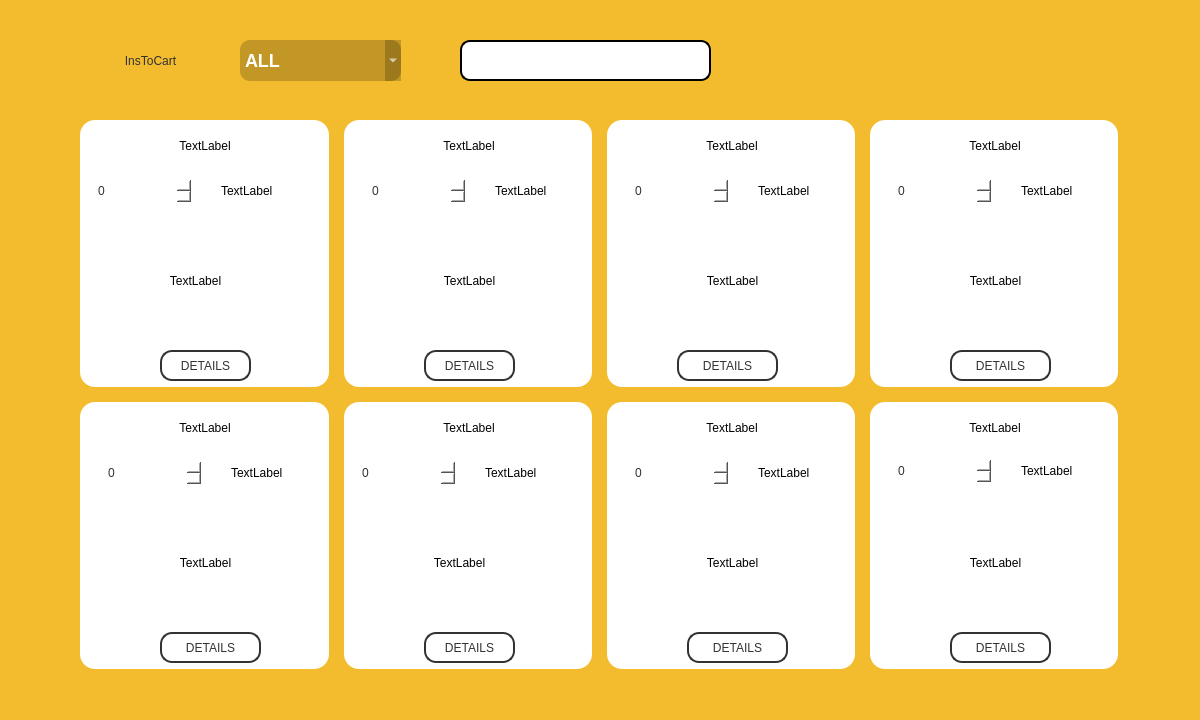
<?xml version="1.0" encoding="UTF-8"?>
<ui version="4.0">
 <class>HomePage</class>
 <widget class="QMainWindow" name="HomePage">
  <property name="geometry">
   <rect>
    <x>0</x>
    <y>0</y>
    <width>1200</width>
    <height>720</height>
   </rect>
  </property>
  <property name="windowTitle">
   <string>MainWindow</string>
  </property>
  <property name="styleSheet">
   <string notr="true">background-color: rgb(243, 188, 46);</string>
  </property>
  <property name="tabShape">
   <enum>QTabWidget::Rounded</enum>
  </property>
  <widget class="QWidget" name="centralwidget">
   <widget class="QLabel" name="label">
    <property name="geometry">
     <rect>
      <x>40</x>
      <y>20</y>
      <width>221</width>
      <height>81</height>
     </rect>
    </property>
    <property name="styleSheet">
     <string notr="true">color: rgb(50, 50, 50);
font: 25pt &quot;Impact&quot;;
background-color: rgba(255, 255, 255, 0);</string>
    </property>
    <property name="text">
     <string>InsToCart</string>
    </property>
    <property name="alignment">
     <set>Qt::AlignCenter</set>
    </property>
   </widget>
   <widget class="QPushButton" name="settings">
    <property name="geometry">
     <rect>
      <x>1090</x>
      <y>40</y>
      <width>61</width>
      <height>41</height>
     </rect>
    </property>
    <property name="cursor">
     <cursorShape>PointingHandCursor</cursorShape>
    </property>
    <property name="styleSheet">
     <string notr="true">image: url(./img/person.png);</string>
    </property>
    <property name="text">
     <string/>
    </property>
    <property name="flat">
     <bool>true</bool>
    </property>
   </widget>
   <widget class="QLineEdit" name="search_lineEdit">
    <property name="geometry">
     <rect>
      <x>460</x>
      <y>40</y>
      <width>251</width>
      <height>41</height>
     </rect>
    </property>
    <property name="styleSheet">
     <string notr="true">border-style: outset;
border-radius:  10px; 
border-width: 2px;
border-color: black;
background-color: rgb(255, 255, 255);
color: rgb(127, 127, 127); 
min-width: 10em;
</string>
    </property>
   </widget>
   <widget class="QComboBox" name="search_comboBox">
    <property name="geometry">
     <rect>
      <x>240</x>
      <y>40</y>
      <width>161</width>
      <height>41</height>
     </rect>
    </property>
    <property name="styleSheet">
     <string notr="true">background-color: rgba(0,0,0,50);    
font: 9pt &quot;Consolas&quot;;
color: white;
border-radius: 10px;
border-color: beige;
font: bold 18px;
</string>
    </property>
    <property name="frame">
     <bool>false</bool>
    </property>
    <item>
     <property name="text">
      <string>ALL</string>
     </property>
    </item>
    <item>
     <property name="text">
      <string>FOOD</string>
     </property>
    </item>
    <item>
     <property name="text">
      <string>CLOTHES</string>
     </property>
    </item>
    <item>
     <property name="text">
      <string>HOME LIVING</string>
     </property>
    </item>
    <item>
     <property name="text">
      <string>ELECTRIC DEVICE</string>
     </property>
    </item>
   </widget>
   <widget class="QPushButton" name="search">
    <property name="geometry">
     <rect>
      <x>730</x>
      <y>40</y>
      <width>41</width>
      <height>41</height>
     </rect>
    </property>
    <property name="styleSheet">
     <string notr="true"/>
    </property>
    <property name="text">
     <string/>
    </property>
    <property name="flat">
     <bool>true</bool>
    </property>
   </widget>
   <widget class="QWidget" name="gridLayoutWidget">
    <property name="geometry">
     <rect>
      <x>80</x>
      <y>120</y>
      <width>1041</width>
      <height>551</height>
     </rect>
    </property>
    <layout class="QGridLayout" name="gridLayout">
     <property name="leftMargin">
      <number>0</number>
     </property>
     <property name="topMargin">
      <number>0</number>
     </property>
     <property name="rightMargin">
      <number>0</number>
     </property>
     <property name="bottomMargin">
      <number>0</number>
     </property>
     <property name="spacing">
      <number>15</number>
     </property>
     <item row="1" column="1">
      <widget class="QFrame" name="frame_7">
       <property name="styleSheet">
        <string notr="true">background-color: rgb(255, 255, 255);
border-style: outset;
font: 12pt &quot;Consolas&quot;;

border-radius: 15px;
padding: 6px;

</string>
       </property>
       <property name="frameShape">
        <enum>QFrame::StyledPanel</enum>
       </property>
       <property name="frameShadow">
        <enum>QFrame::Raised</enum>
       </property>
       <widget class="QPushButton" name="plus_5">
        <property name="geometry">
         <rect>
          <x>210</x>
          <y>10</y>
          <width>31</width>
          <height>31</height>
         </rect>
        </property>
        <property name="cursor">
         <cursorShape>PointingHandCursor</cursorShape>
        </property>
        <property name="styleSheet">
         <string notr="true"/>
        </property>
        <property name="text">
         <string/>
        </property>
       </widget>
       <widget class="QLabel" name="label_5_name">
        <property name="geometry">
         <rect>
          <x>0</x>
          <y>10</y>
          <width>250</width>
          <height>31</height>
         </rect>
        </property>
        <property name="text">
         <string>TextLabel</string>
        </property>
        <property name="alignment">
         <set>Qt::AlignCenter</set>
        </property>
       </widget>
       <widget class="QLabel" name="label_5_img">
        <property name="geometry">
         <rect>
          <x>10</x>
          <y>100</y>
          <width>211</width>
          <height>121</height>
         </rect>
        </property>
        <property name="text">
         <string>TextLabel</string>
        </property>
        <property name="alignment">
         <set>Qt::AlignCenter</set>
        </property>
       </widget>
       <widget class="QPushButton" name="pushButton_5_back">
        <property name="geometry">
         <rect>
          <x>80</x>
          <y>230</y>
          <width>91</width>
          <height>31</height>
         </rect>
        </property>
        <property name="cursor">
         <cursorShape>PointingHandCursor</cursorShape>
        </property>
        <property name="styleSheet">
         <string notr="true">color:rgb(50, 50, 50);
background-color: rgba(255, 255, 255, 0);
border: 2px solid rgb(50, 50, 50);
border-radius:  12px; 
font: 12pt &quot;Consolas&quot;;</string>
        </property>
        <property name="text">
         <string>DETAILS</string>
        </property>
       </widget>
       <widget class="QWidget" name="layoutWidget_12">
        <property name="geometry">
         <rect>
          <x>10</x>
          <y>50</y>
          <width>224</width>
          <height>42</height>
         </rect>
        </property>
        <layout class="QHBoxLayout" name="horizontalLayout_13" stretch="0,0">
         <property name="spacing">
          <number>20</number>
         </property>
         <property name="rightMargin">
          <number>0</number>
         </property>
         <item>
          <widget class="QDoubleSpinBox" name="doubleSpinBox_5">
           <property name="styleSheet">
            <string notr="true">color: rgb(50, 50, 50);
font: 12pt &quot;Consolas&quot;;</string>
           </property>
           <property name="decimals">
            <number>0</number>
           </property>
          </widget>
         </item>
         <item>
          <widget class="QLabel" name="label_5_price">
           <property name="text">
            <string>TextLabel</string>
           </property>
          </widget>
         </item>
        </layout>
       </widget>
       <zorder>label_5_name</zorder>
       <zorder>label_5_img</zorder>
       <zorder>pushButton_5_back</zorder>
       <zorder>layoutWidget_12</zorder>
       <zorder>plus_5</zorder>
      </widget>
     </item>
     <item row="0" column="3">
      <widget class="QFrame" name="frame_4">
       <property name="sizePolicy">
        <sizepolicy hsizetype="Fixed" vsizetype="Preferred">
         <horstretch>0</horstretch>
         <verstretch>0</verstretch>
        </sizepolicy>
       </property>
       <property name="minimumSize">
        <size>
         <width>248</width>
         <height>0</height>
        </size>
       </property>
       <property name="styleSheet">
        <string notr="true">background-color: rgb(255, 255, 255);
border-style: outset;
font: 12pt &quot;Consolas&quot;;

border-radius: 15px;
padding: 6px;

</string>
       </property>
       <property name="frameShape">
        <enum>QFrame::StyledPanel</enum>
       </property>
       <property name="frameShadow">
        <enum>QFrame::Raised</enum>
       </property>
       <widget class="QPushButton" name="plus_2">
        <property name="geometry">
         <rect>
          <x>210</x>
          <y>10</y>
          <width>31</width>
          <height>31</height>
         </rect>
        </property>
        <property name="cursor">
         <cursorShape>PointingHandCursor</cursorShape>
        </property>
        <property name="styleSheet">
         <string notr="true"/>
        </property>
        <property name="text">
         <string/>
        </property>
       </widget>
       <widget class="QLabel" name="label_2_name">
        <property name="geometry">
         <rect>
          <x>0</x>
          <y>10</y>
          <width>250</width>
          <height>31</height>
         </rect>
        </property>
        <property name="styleSheet">
         <string notr="true">font: 12pt &quot;Consolas&quot;;</string>
        </property>
        <property name="text">
         <string>TextLabel</string>
        </property>
        <property name="alignment">
         <set>Qt::AlignCenter</set>
        </property>
       </widget>
       <widget class="QLabel" name="label_2_img">
        <property name="geometry">
         <rect>
          <x>20</x>
          <y>100</y>
          <width>211</width>
          <height>121</height>
         </rect>
        </property>
        <property name="text">
         <string>TextLabel</string>
        </property>
        <property name="alignment">
         <set>Qt::AlignCenter</set>
        </property>
       </widget>
       <widget class="QPushButton" name="pushButton_2_back">
        <property name="geometry">
         <rect>
          <x>70</x>
          <y>230</y>
          <width>101</width>
          <height>31</height>
         </rect>
        </property>
        <property name="cursor">
         <cursorShape>PointingHandCursor</cursorShape>
        </property>
        <property name="styleSheet">
         <string notr="true">color:rgb(50, 50, 50);
background-color: rgba(255, 255, 255, 0);
border: 2px solid rgb(50, 50, 50);
border-radius:  12px; 
font: 12pt &quot;Consolas&quot;;</string>
        </property>
        <property name="text">
         <string>DETAILS</string>
        </property>
       </widget>
       <widget class="QWidget" name="layoutWidget_7">
        <property name="geometry">
         <rect>
          <x>20</x>
          <y>50</y>
          <width>224</width>
          <height>42</height>
         </rect>
        </property>
        <layout class="QHBoxLayout" name="horizontalLayout_8" stretch="0,0">
         <property name="spacing">
          <number>20</number>
         </property>
         <property name="rightMargin">
          <number>0</number>
         </property>
         <item>
          <widget class="QDoubleSpinBox" name="doubleSpinBox_2">
           <property name="styleSheet">
            <string notr="true">color: rgb(50, 50, 50);
font: 12pt &quot;Consolas&quot;;</string>
           </property>
           <property name="decimals">
            <number>0</number>
           </property>
          </widget>
         </item>
         <item>
          <widget class="QLabel" name="label_2_price">
           <property name="text">
            <string>TextLabel</string>
           </property>
          </widget>
         </item>
        </layout>
       </widget>
       <zorder>label_2_img</zorder>
       <zorder>label_2_name</zorder>
       <zorder>pushButton_2_back</zorder>
       <zorder>layoutWidget_7</zorder>
       <zorder>plus_2</zorder>
      </widget>
     </item>
     <item row="1" column="3">
      <widget class="QFrame" name="frame_8">
       <property name="styleSheet">
        <string notr="true">background-color: rgb(255, 255, 255);
border-style: outset;
font: 12pt &quot;Consolas&quot;;

border-radius: 15px;
padding: 6px;

</string>
       </property>
       <property name="frameShape">
        <enum>QFrame::StyledPanel</enum>
       </property>
       <property name="frameShadow">
        <enum>QFrame::Raised</enum>
       </property>
       <widget class="QPushButton" name="plus_6">
        <property name="geometry">
         <rect>
          <x>210</x>
          <y>10</y>
          <width>31</width>
          <height>31</height>
         </rect>
        </property>
        <property name="cursor">
         <cursorShape>PointingHandCursor</cursorShape>
        </property>
        <property name="styleSheet">
         <string notr="true"/>
        </property>
        <property name="text">
         <string/>
        </property>
       </widget>
       <widget class="QLabel" name="label_6_name">
        <property name="geometry">
         <rect>
          <x>0</x>
          <y>10</y>
          <width>250</width>
          <height>31</height>
         </rect>
        </property>
        <property name="text">
         <string>TextLabel</string>
        </property>
        <property name="alignment">
         <set>Qt::AlignCenter</set>
        </property>
       </widget>
       <widget class="QLabel" name="label_6_img">
        <property name="geometry">
         <rect>
          <x>20</x>
          <y>100</y>
          <width>211</width>
          <height>121</height>
         </rect>
        </property>
        <property name="text">
         <string>TextLabel</string>
        </property>
        <property name="alignment">
         <set>Qt::AlignCenter</set>
        </property>
       </widget>
       <widget class="QPushButton" name="pushButton_6_back">
        <property name="geometry">
         <rect>
          <x>80</x>
          <y>230</y>
          <width>101</width>
          <height>31</height>
         </rect>
        </property>
        <property name="cursor">
         <cursorShape>PointingHandCursor</cursorShape>
        </property>
        <property name="styleSheet">
         <string notr="true">color:rgb(50, 50, 50);
background-color: rgba(255, 255, 255, 0);
border: 2px solid rgb(50, 50, 50);
border-radius:  12px; 
font: 12pt &quot;Consolas&quot;;</string>
        </property>
        <property name="text">
         <string>DETAILS</string>
        </property>
       </widget>
       <widget class="QWidget" name="layoutWidget_13">
        <property name="geometry">
         <rect>
          <x>20</x>
          <y>50</y>
          <width>224</width>
          <height>42</height>
         </rect>
        </property>
        <layout class="QHBoxLayout" name="horizontalLayout_14" stretch="0,0">
         <property name="spacing">
          <number>20</number>
         </property>
         <property name="rightMargin">
          <number>0</number>
         </property>
         <item>
          <widget class="QDoubleSpinBox" name="doubleSpinBox_6">
           <property name="styleSheet">
            <string notr="true">color: rgb(50, 50, 50);
font: 12pt &quot;Consolas&quot;;</string>
           </property>
           <property name="decimals">
            <number>0</number>
           </property>
          </widget>
         </item>
         <item>
          <widget class="QLabel" name="label_6_price">
           <property name="text">
            <string>TextLabel</string>
           </property>
          </widget>
         </item>
        </layout>
       </widget>
       <zorder>label_6_img</zorder>
       <zorder>label_6_name</zorder>
       <zorder>pushButton_6_back</zorder>
       <zorder>layoutWidget_13</zorder>
       <zorder>plus_6</zorder>
      </widget>
     </item>
     <item row="1" column="6">
      <widget class="QFrame" name="frame_9">
       <property name="sizePolicy">
        <sizepolicy hsizetype="Preferred" vsizetype="Fixed">
         <horstretch>0</horstretch>
         <verstretch>0</verstretch>
        </sizepolicy>
       </property>
       <property name="minimumSize">
        <size>
         <width>0</width>
         <height>267</height>
        </size>
       </property>
       <property name="styleSheet">
        <string notr="true">background-color: rgb(255, 255, 255);
font: 12pt &quot;Consolas&quot;;
border-radius: 15px;
padding: 6px;

</string>
       </property>
       <property name="frameShape">
        <enum>QFrame::StyledPanel</enum>
       </property>
       <property name="frameShadow">
        <enum>QFrame::Raised</enum>
       </property>
       <widget class="QPushButton" name="plus_7">
        <property name="geometry">
         <rect>
          <x>210</x>
          <y>10</y>
          <width>31</width>
          <height>31</height>
         </rect>
        </property>
        <property name="cursor">
         <cursorShape>PointingHandCursor</cursorShape>
        </property>
        <property name="styleSheet">
         <string notr="true"/>
        </property>
        <property name="text">
         <string/>
        </property>
       </widget>
       <widget class="QLabel" name="label_7_name">
        <property name="geometry">
         <rect>
          <x>0</x>
          <y>10</y>
          <width>250</width>
          <height>31</height>
         </rect>
        </property>
        <property name="styleSheet">
         <string notr="true">font: 12pt &quot;Consolas&quot;;</string>
        </property>
        <property name="text">
         <string>TextLabel</string>
        </property>
        <property name="alignment">
         <set>Qt::AlignCenter</set>
        </property>
       </widget>
       <widget class="QLabel" name="label_7_img">
        <property name="geometry">
         <rect>
          <x>20</x>
          <y>100</y>
          <width>211</width>
          <height>121</height>
         </rect>
        </property>
        <property name="text">
         <string>TextLabel</string>
        </property>
        <property name="alignment">
         <set>Qt::AlignCenter</set>
        </property>
       </widget>
       <widget class="QPushButton" name="pushButton_7_back">
        <property name="geometry">
         <rect>
          <x>80</x>
          <y>230</y>
          <width>101</width>
          <height>31</height>
         </rect>
        </property>
        <property name="cursor">
         <cursorShape>PointingHandCursor</cursorShape>
        </property>
        <property name="styleSheet">
         <string notr="true">color:rgb(50, 50, 50);
background-color: rgba(255, 255, 255, 0);
border: 2px solid rgb(50, 50, 50);
border-radius:  12px; 
font: 12pt &quot;Consolas&quot;;</string>
        </property>
        <property name="text">
         <string>DETAILS</string>
        </property>
       </widget>
       <widget class="QWidget" name="layoutWidget_14">
        <property name="geometry">
         <rect>
          <x>20</x>
          <y>50</y>
          <width>224</width>
          <height>38</height>
         </rect>
        </property>
        <layout class="QHBoxLayout" name="horizontalLayout_15" stretch="0,0">
         <property name="spacing">
          <number>20</number>
         </property>
         <property name="rightMargin">
          <number>0</number>
         </property>
         <item>
          <widget class="QDoubleSpinBox" name="doubleSpinBox_7">
           <property name="styleSheet">
            <string notr="true">color: rgb(50, 50, 50);
font: 12pt &quot;Consolas&quot;;</string>
           </property>
           <property name="decimals">
            <number>0</number>
           </property>
          </widget>
         </item>
         <item>
          <widget class="QLabel" name="label_7_price">
           <property name="text">
            <string>TextLabel</string>
           </property>
          </widget>
         </item>
        </layout>
       </widget>
       <zorder>label_7_img</zorder>
       <zorder>label_7_name</zorder>
       <zorder>pushButton_7_back</zorder>
       <zorder>layoutWidget_14</zorder>
       <zorder>plus_7</zorder>
      </widget>
     </item>
     <item row="1" column="0">
      <widget class="QFrame" name="frame_6">
       <property name="styleSheet">
        <string notr="true">background-color: rgb(255, 255, 255);
border-style: outset;
font: 12pt &quot;Consolas&quot;;

border-radius: 15px;
padding: 6px;

</string>
       </property>
       <property name="frameShape">
        <enum>QFrame::StyledPanel</enum>
       </property>
       <property name="frameShadow">
        <enum>QFrame::Raised</enum>
       </property>
       <widget class="QPushButton" name="plus_4">
        <property name="geometry">
         <rect>
          <x>210</x>
          <y>10</y>
          <width>31</width>
          <height>31</height>
         </rect>
        </property>
        <property name="cursor">
         <cursorShape>PointingHandCursor</cursorShape>
        </property>
        <property name="styleSheet">
         <string notr="true"/>
        </property>
        <property name="text">
         <string/>
        </property>
       </widget>
       <widget class="QLabel" name="label_4_name">
        <property name="geometry">
         <rect>
          <x>0</x>
          <y>10</y>
          <width>250</width>
          <height>31</height>
         </rect>
        </property>
        <property name="text">
         <string>TextLabel</string>
        </property>
        <property name="alignment">
         <set>Qt::AlignCenter</set>
        </property>
       </widget>
       <widget class="QLabel" name="label_4_img">
        <property name="geometry">
         <rect>
          <x>20</x>
          <y>100</y>
          <width>211</width>
          <height>121</height>
         </rect>
        </property>
        <property name="text">
         <string>TextLabel</string>
        </property>
        <property name="alignment">
         <set>Qt::AlignCenter</set>
        </property>
       </widget>
       <widget class="QPushButton" name="pushButton_4_back">
        <property name="geometry">
         <rect>
          <x>80</x>
          <y>230</y>
          <width>101</width>
          <height>31</height>
         </rect>
        </property>
        <property name="cursor">
         <cursorShape>PointingHandCursor</cursorShape>
        </property>
        <property name="styleSheet">
         <string notr="true">color:rgb(50, 50, 50);
background-color: rgba(255, 255, 255, 0);
border: 2px solid rgb(50, 50, 50);
border-radius:  12px; 
font: 12pt &quot;Consolas&quot;;</string>
        </property>
        <property name="text">
         <string>DETAILS</string>
        </property>
       </widget>
       <widget class="QWidget" name="layoutWidget_11">
        <property name="geometry">
         <rect>
          <x>20</x>
          <y>50</y>
          <width>224</width>
          <height>42</height>
         </rect>
        </property>
        <layout class="QHBoxLayout" name="horizontalLayout_12" stretch="0,0">
         <property name="spacing">
          <number>20</number>
         </property>
         <property name="rightMargin">
          <number>0</number>
         </property>
         <item>
          <widget class="QDoubleSpinBox" name="doubleSpinBox_4">
           <property name="styleSheet">
            <string notr="true">color: rgb(50, 50, 50);
font: 12pt &quot;Consolas&quot;;</string>
           </property>
           <property name="decimals">
            <number>0</number>
           </property>
          </widget>
         </item>
         <item>
          <widget class="QLabel" name="label_4_price">
           <property name="text">
            <string>TextLabel</string>
           </property>
          </widget>
         </item>
        </layout>
       </widget>
       <zorder>label_4_name</zorder>
       <zorder>label_4_img</zorder>
       <zorder>pushButton_4_back</zorder>
       <zorder>layoutWidget_11</zorder>
       <zorder>plus_4</zorder>
      </widget>
     </item>
     <item row="0" column="0">
      <widget class="QFrame" name="frame_0">
       <property name="enabled">
        <bool>true</bool>
       </property>
       <property name="sizePolicy">
        <sizepolicy hsizetype="Fixed" vsizetype="Fixed">
         <horstretch>0</horstretch>
         <verstretch>0</verstretch>
        </sizepolicy>
       </property>
       <property name="minimumSize">
        <size>
         <width>249</width>
         <height>267</height>
        </size>
       </property>
       <property name="styleSheet">
        <string notr="true">background-color: rgb(255, 255, 255);
border-style: outset;
font: 12pt &quot;Consolas&quot;;

border-radius: 15px;
padding: 6px;

</string>
       </property>
       <property name="frameShape">
        <enum>QFrame::StyledPanel</enum>
       </property>
       <property name="frameShadow">
        <enum>QFrame::Raised</enum>
       </property>
       <widget class="QPushButton" name="plus_0">
        <property name="geometry">
         <rect>
          <x>210</x>
          <y>10</y>
          <width>31</width>
          <height>31</height>
         </rect>
        </property>
        <property name="cursor">
         <cursorShape>PointingHandCursor</cursorShape>
        </property>
        <property name="styleSheet">
         <string notr="true"/>
        </property>
        <property name="text">
         <string/>
        </property>
       </widget>
       <widget class="QLabel" name="label_0_name">
        <property name="geometry">
         <rect>
          <x>0</x>
          <y>10</y>
          <width>250</width>
          <height>31</height>
         </rect>
        </property>
        <property name="styleSheet">
         <string notr="true">font: 12pt &quot;Consolas&quot;;</string>
        </property>
        <property name="text">
         <string>TextLabel</string>
        </property>
        <property name="alignment">
         <set>Qt::AlignCenter</set>
        </property>
       </widget>
       <widget class="QLabel" name="label_0_img">
        <property name="geometry">
         <rect>
          <x>10</x>
          <y>100</y>
          <width>211</width>
          <height>121</height>
         </rect>
        </property>
        <property name="text">
         <string>TextLabel</string>
        </property>
        <property name="alignment">
         <set>Qt::AlignCenter</set>
        </property>
       </widget>
       <widget class="QWidget" name="layoutWidget_3">
        <property name="geometry">
         <rect>
          <x>10</x>
          <y>50</y>
          <width>224</width>
          <height>42</height>
         </rect>
        </property>
        <layout class="QHBoxLayout" name="horizontalLayout_4" stretch="0,0">
         <property name="spacing">
          <number>20</number>
         </property>
         <property name="rightMargin">
          <number>0</number>
         </property>
         <item>
          <widget class="QDoubleSpinBox" name="doubleSpinBox_0">
           <property name="styleSheet">
            <string notr="true">color: rgb(50, 50, 50);
font: 12pt &quot;Consolas&quot;;</string>
           </property>
           <property name="decimals">
            <number>0</number>
           </property>
          </widget>
         </item>
         <item>
          <widget class="QLabel" name="label_0_price">
           <property name="text">
            <string>TextLabel</string>
           </property>
          </widget>
         </item>
        </layout>
       </widget>
       <widget class="QPushButton" name="pushButton_back_0">
        <property name="geometry">
         <rect>
          <x>80</x>
          <y>230</y>
          <width>91</width>
          <height>31</height>
         </rect>
        </property>
        <property name="cursor">
         <cursorShape>PointingHandCursor</cursorShape>
        </property>
        <property name="styleSheet">
         <string notr="true">color:rgb(50, 50, 50);
background-color: rgba(255, 255, 255, 0);
border: 2px solid rgb(50, 50, 50);
border-radius:  12px; 
font: 12pt &quot;Consolas&quot;;</string>
        </property>
        <property name="text">
         <string>DETAILS</string>
        </property>
       </widget>
       <zorder>label_0_img</zorder>
       <zorder>label_0_name</zorder>
       <zorder>pushButton_back_0</zorder>
       <zorder>layoutWidget_3</zorder>
       <zorder>plus_0</zorder>
      </widget>
     </item>
     <item row="0" column="1">
      <widget class="QFrame" name="frame_1">
       <property name="sizePolicy">
        <sizepolicy hsizetype="Fixed" vsizetype="Preferred">
         <horstretch>0</horstretch>
         <verstretch>0</verstretch>
        </sizepolicy>
       </property>
       <property name="minimumSize">
        <size>
         <width>248</width>
         <height>0</height>
        </size>
       </property>
       <property name="styleSheet">
        <string notr="true">background-color: rgb(255, 255, 255);
border-style: outset;
font: 12pt &quot;Consolas&quot;;

border-radius: 15px;
padding: 6px;

</string>
       </property>
       <property name="frameShape">
        <enum>QFrame::StyledPanel</enum>
       </property>
       <property name="frameShadow">
        <enum>QFrame::Raised</enum>
       </property>
       <widget class="QPushButton" name="plus_1">
        <property name="geometry">
         <rect>
          <x>210</x>
          <y>10</y>
          <width>31</width>
          <height>31</height>
         </rect>
        </property>
        <property name="cursor">
         <cursorShape>PointingHandCursor</cursorShape>
        </property>
        <property name="styleSheet">
         <string notr="true"/>
        </property>
        <property name="text">
         <string/>
        </property>
       </widget>
       <widget class="QLabel" name="label_1_name">
        <property name="geometry">
         <rect>
          <x>0</x>
          <y>10</y>
          <width>250</width>
          <height>31</height>
         </rect>
        </property>
        <property name="styleSheet">
         <string notr="true">font: 12pt &quot;Consolas&quot;;</string>
        </property>
        <property name="text">
         <string>TextLabel</string>
        </property>
        <property name="alignment">
         <set>Qt::AlignCenter</set>
        </property>
       </widget>
       <widget class="QLabel" name="label_1_img">
        <property name="geometry">
         <rect>
          <x>20</x>
          <y>100</y>
          <width>211</width>
          <height>121</height>
         </rect>
        </property>
        <property name="text">
         <string>TextLabel</string>
        </property>
        <property name="alignment">
         <set>Qt::AlignCenter</set>
        </property>
       </widget>
       <widget class="QWidget" name="layoutWidget">
        <property name="geometry">
         <rect>
          <x>20</x>
          <y>50</y>
          <width>224</width>
          <height>42</height>
         </rect>
        </property>
        <layout class="QHBoxLayout" name="horizontalLayout" stretch="0,0">
         <property name="spacing">
          <number>20</number>
         </property>
         <property name="rightMargin">
          <number>0</number>
         </property>
         <item>
          <widget class="QDoubleSpinBox" name="doubleSpinBox_1">
           <property name="styleSheet">
            <string notr="true">color: rgb(50, 50, 50);
font: 12pt &quot;Consolas&quot;;</string>
           </property>
           <property name="decimals">
            <number>0</number>
           </property>
          </widget>
         </item>
         <item>
          <widget class="QLabel" name="label_1_price">
           <property name="text">
            <string>TextLabel</string>
           </property>
          </widget>
         </item>
        </layout>
       </widget>
       <widget class="QPushButton" name="pushButton_back_1">
        <property name="geometry">
         <rect>
          <x>80</x>
          <y>230</y>
          <width>91</width>
          <height>31</height>
         </rect>
        </property>
        <property name="cursor">
         <cursorShape>PointingHandCursor</cursorShape>
        </property>
        <property name="styleSheet">
         <string notr="true">color:rgb(50, 50, 50);
background-color: rgba(255, 255, 255, 0);
border: 2px solid rgb(50, 50, 50);
border-radius:  12px; 
font: 12pt &quot;Consolas&quot;;</string>
        </property>
        <property name="text">
         <string>DETAILS</string>
        </property>
       </widget>
       <zorder>label_1_img</zorder>
       <zorder>label_1_name</zorder>
       <zorder>layoutWidget</zorder>
       <zorder>plus_1</zorder>
       <zorder>pushButton_back_1</zorder>
      </widget>
     </item>
     <item row="0" column="6">
      <widget class="QFrame" name="frame_5">
       <property name="sizePolicy">
        <sizepolicy hsizetype="Fixed" vsizetype="Preferred">
         <horstretch>0</horstretch>
         <verstretch>0</verstretch>
        </sizepolicy>
       </property>
       <property name="minimumSize">
        <size>
         <width>248</width>
         <height>0</height>
        </size>
       </property>
       <property name="styleSheet">
        <string notr="true">background-color: rgb(255, 255, 255);
border-style: outset;
font:12pt &quot;Consolas&quot;;

border-radius: 15px;
padding: 6px;

</string>
       </property>
       <property name="frameShape">
        <enum>QFrame::StyledPanel</enum>
       </property>
       <property name="frameShadow">
        <enum>QFrame::Raised</enum>
       </property>
       <widget class="QPushButton" name="plus_3">
        <property name="geometry">
         <rect>
          <x>210</x>
          <y>10</y>
          <width>31</width>
          <height>31</height>
         </rect>
        </property>
        <property name="cursor">
         <cursorShape>PointingHandCursor</cursorShape>
        </property>
        <property name="styleSheet">
         <string notr="true">qproperty-icon: url(&quot;:/img/plus.png&quot;);
</string>
        </property>
        <property name="text">
         <string/>
        </property>
       </widget>
       <widget class="QLabel" name="label_3_name">
        <property name="geometry">
         <rect>
          <x>0</x>
          <y>10</y>
          <width>250</width>
          <height>31</height>
         </rect>
        </property>
        <property name="styleSheet">
         <string notr="true">font: 12pt &quot;Consolas&quot;;</string>
        </property>
        <property name="text">
         <string>TextLabel</string>
        </property>
        <property name="alignment">
         <set>Qt::AlignCenter</set>
        </property>
       </widget>
       <widget class="QLabel" name="label_3_img">
        <property name="geometry">
         <rect>
          <x>20</x>
          <y>100</y>
          <width>211</width>
          <height>121</height>
         </rect>
        </property>
        <property name="text">
         <string>TextLabel</string>
        </property>
        <property name="alignment">
         <set>Qt::AlignCenter</set>
        </property>
       </widget>
       <widget class="QPushButton" name="pushButton_3_back">
        <property name="geometry">
         <rect>
          <x>80</x>
          <y>230</y>
          <width>101</width>
          <height>31</height>
         </rect>
        </property>
        <property name="cursor">
         <cursorShape>PointingHandCursor</cursorShape>
        </property>
        <property name="styleSheet">
         <string notr="true">color:rgb(50, 50, 50);
background-color: rgba(255, 255, 255, 0);
border: 2px solid rgb(50, 50, 50);
border-radius:  12px; 
font: 12pt &quot;Consolas&quot;;</string>
        </property>
        <property name="text">
         <string>DETAILS</string>
        </property>
       </widget>
       <widget class="QWidget" name="layoutWidget_9">
        <property name="geometry">
         <rect>
          <x>20</x>
          <y>50</y>
          <width>224</width>
          <height>42</height>
         </rect>
        </property>
        <layout class="QHBoxLayout" name="horizontalLayout_10" stretch="0,0">
         <property name="spacing">
          <number>20</number>
         </property>
         <property name="rightMargin">
          <number>0</number>
         </property>
         <item>
          <widget class="QDoubleSpinBox" name="doubleSpinBox_3">
           <property name="styleSheet">
            <string notr="true">color: rgb(50, 50, 50);
font: 12pt &quot;Consolas&quot;;</string>
           </property>
           <property name="decimals">
            <number>0</number>
           </property>
          </widget>
         </item>
         <item>
          <widget class="QLabel" name="label_3_price">
           <property name="text">
            <string>TextLabel</string>
           </property>
          </widget>
         </item>
        </layout>
       </widget>
       <zorder>label_3_img</zorder>
       <zorder>label_3_name</zorder>
       <zorder>pushButton_3_back</zorder>
       <zorder>layoutWidget_9</zorder>
       <zorder>plus_3</zorder>
      </widget>
     </item>
    </layout>
    <zorder>frame_7</zorder>
    <zorder>frame_4</zorder>
    <zorder>frame_8</zorder>
    <zorder>frame_9</zorder>
    <zorder>frame_6</zorder>
    <zorder>frame_1</zorder>
    <zorder>frame_5</zorder>
    <zorder>frame_0</zorder>
   </widget>
   <widget class="QPushButton" name="right_arrow">
    <property name="geometry">
     <rect>
      <x>1130</x>
      <y>370</y>
      <width>51</width>
      <height>51</height>
     </rect>
    </property>
    <property name="styleSheet">
     <string notr="true"/>
    </property>
    <property name="text">
     <string/>
    </property>
    <property name="flat">
     <bool>true</bool>
    </property>
   </widget>
   <widget class="QPushButton" name="left_arrow">
    <property name="geometry">
     <rect>
      <x>20</x>
      <y>370</y>
      <width>51</width>
      <height>51</height>
     </rect>
    </property>
    <property name="styleSheet">
     <string notr="true"/>
    </property>
    <property name="text">
     <string/>
    </property>
    <property name="flat">
     <bool>true</bool>
    </property>
   </widget>
   <widget class="QPushButton" name="up">
    <property name="geometry">
     <rect>
      <x>800</x>
      <y>40</y>
      <width>16</width>
      <height>41</height>
     </rect>
    </property>
    <property name="text">
     <string/>
    </property>
    <property name="flat">
     <bool>true</bool>
    </property>
   </widget>
   <widget class="QPushButton" name="down">
    <property name="geometry">
     <rect>
      <x>820</x>
      <y>40</y>
      <width>16</width>
      <height>41</height>
     </rect>
    </property>
    <property name="text">
     <string/>
    </property>
    <property name="flat">
     <bool>true</bool>
    </property>
   </widget>
   <widget class="QPushButton" name="message">
    <property name="geometry">
     <rect>
      <x>1030</x>
      <y>40</y>
      <width>61</width>
      <height>41</height>
     </rect>
    </property>
    <property name="cursor">
     <cursorShape>PointingHandCursor</cursorShape>
    </property>
    <property name="styleSheet">
     <string notr="true">image: url(:/message.png);</string>
    </property>
    <property name="text">
     <string/>
    </property>
    <property name="flat">
     <bool>true</bool>
    </property>
   </widget>
   <widget class="QPushButton" name="cart">
    <property name="geometry">
     <rect>
      <x>970</x>
      <y>40</y>
      <width>61</width>
      <height>41</height>
     </rect>
    </property>
    <property name="cursor">
     <cursorShape>PointingHandCursor</cursorShape>
    </property>
    <property name="styleSheet">
     <string notr="true">image: url(:/cart.png);</string>
    </property>
    <property name="text">
     <string/>
    </property>
    <property name="flat">
     <bool>true</bool>
    </property>
   </widget>
  </widget>
  <widget class="QMenuBar" name="menubar">
   <property name="geometry">
    <rect>
     <x>0</x>
     <y>0</y>
     <width>1200</width>
     <height>22</height>
    </rect>
   </property>
  </widget>
  <widget class="QStatusBar" name="statusbar"/>
 </widget>
 <resources/>
 <connections/>
</ui>
